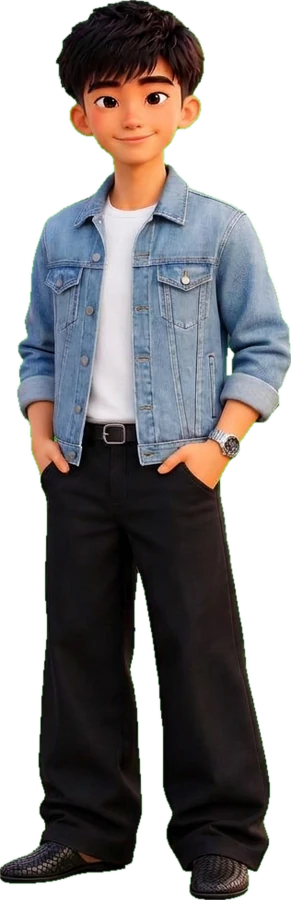
#> input picture assets/kimchi-hero.webp, 291 x 900 px, found by its file name
$ python cutout.py ../assets/kimchi-hero.webp out.png
#> lines starting #> are read from the running program, lines starting #| are printed output that depends on the picture; after the words box and inside, x2 and y2 are one past the last pixel; in counts of white or black regions, pixels touching at a corner belong together
### tools/build_char.py
#!/usr/bin/env python3
"""Prepare a T-pose character for the 3D game.

Reads a front T-pose picture on a green screen (plus optional back and side views) and writes:
  assets/chars/<name>.webp  texture atlas: front (top-left), back (top-right), side (bottom-left)
  assets/chars/<name>.json  body measurements the game uses to sculpt the 3D model

Model units: y = 0 at the soles and 1 at the top of the head; z points to the character's right,
x points forward. One unit is the character's full height.

Usage:
  python3 tools/build_char.py kimchi refs/kimchi-tpose.webp --back refs/kimchi-back.png --side refs/kimchi-side.png
Needs: numpy, Pillow.
"""
import argparse, json, pathlib
import numpy as np
from PIL import Image, ImageFilter

ROOT = pathlib.Path(__file__).resolve().parent.parent
TILE = 1024
PAD = 16
ROWS = 240  # height samples in the JSON


# ---------- cut-out ----------

def green_mask(rgb):
    a = np.asarray(rgb).astype(np.int16)
    r, g, b = a[..., 0], a[..., 1], a[..., 2]
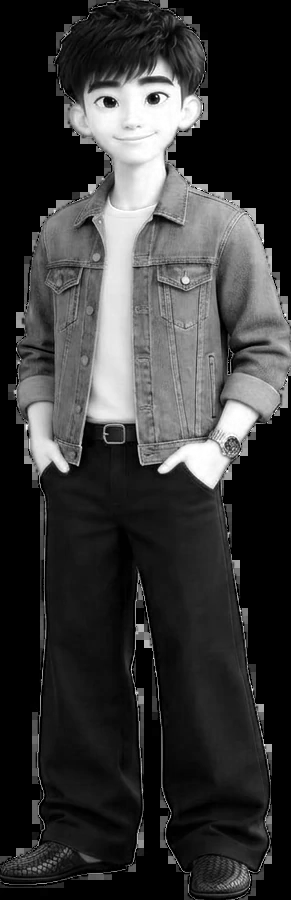
#> r: shape (900, 291) int16; min 0, max 255, mean 55.1
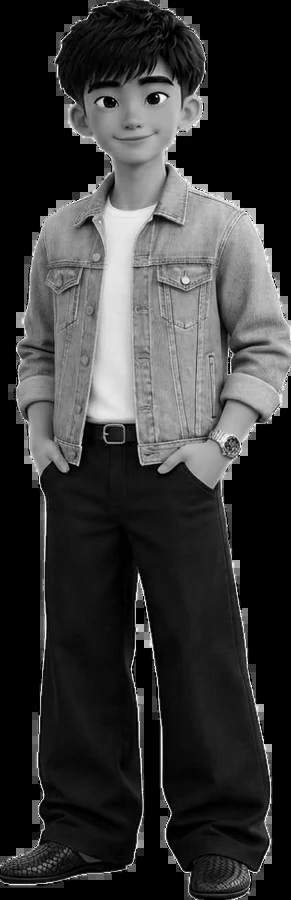
#> g: shape (900, 291) int16; min 0, max 255, mean 54.4
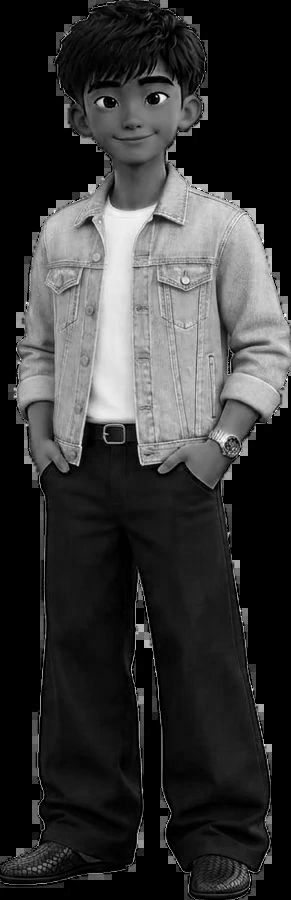
#> b: shape (900, 291) int16; min 0, max 255, mean 53.3
    fg = ~((g > 80) & (g - np.maximum(r, b) > 40))
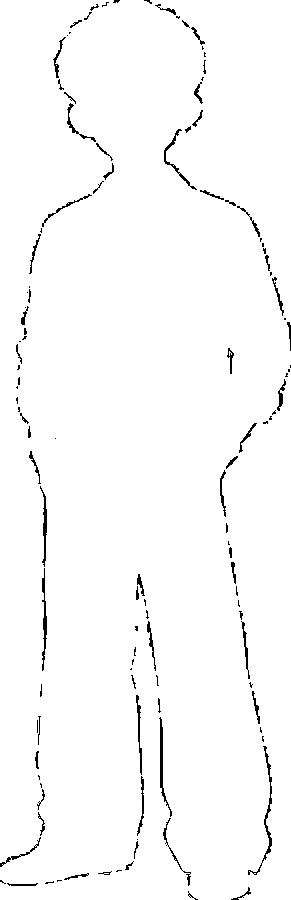
#> fg: shape (900, 291) bool; 98% white; black in thin lines or dots
    m = Image.fromarray((fg * 255).astype(np.uint8))
#> m: PIL image 291x900 L; 98% white; black in thin lines or dots
    m = m.filter(ImageFilter.MinFilter(3)).filter(ImageFilter.MaxFilter(3))   # drop specks
#> m: PIL image 291x900 L; 97.9% white; black in thin lines or dots
    m = m.filter(ImageFilter.MaxFilter(3)).filter(ImageFilter.MinFilter(3))   # fill pinholes
#> m: PIL image 291x900 L; 99.2% white; 94 black regions (64 under 20 px), largest, box (x1, y1, x2, y2) and area: (160, 727, 163, 788) 183, (43, 509, 47, 536) 96, (278, 385, 285, 406) 83
    return np.asarray(m) > 127


def despill(rgb, fg):
    """Remove the green fringe along the outline (only near the edge, so green clothes survive)."""
    a = np.asarray(rgb).astype(np.int16).copy()
    inner = np.asarray(Image.fromarray((fg * 255).astype(np.uint8)).filter(ImageFilter.MinFilter(9))) > 127
#> inner: shape (900, 291) bool; 94.5% white; 60 black regions, largest, box (x1, y1, x2, y2) and area: (156, 723, 169, 800) 853, (268, 274, 287, 310) 444, (273, 381, 289, 415) 443
    band = fg & ~inner
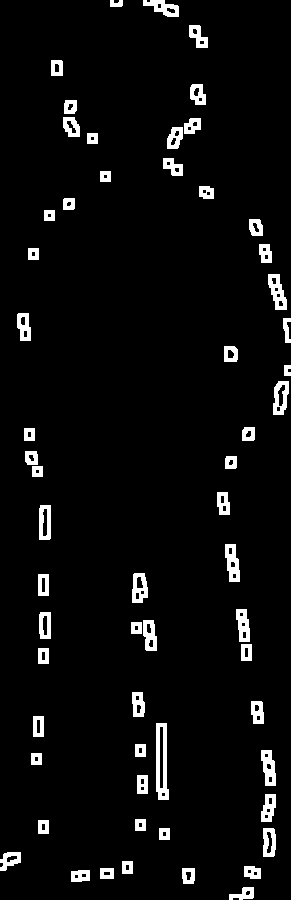
#> band: shape (900, 291) bool; 4.7% white; 60 white regions, largest, box (x1, y1, x2, y2) and area: (156, 723, 169, 800) 661, (268, 274, 287, 310) 387, (225, 544, 240, 582) 382
    mx = np.maximum(a[..., 0], a[..., 2])
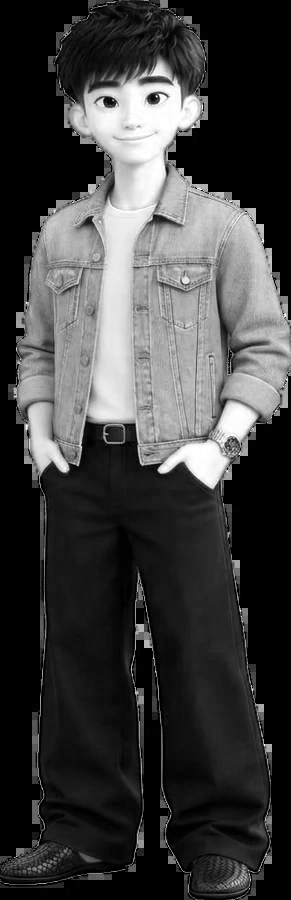
#> mx: shape (900, 291) int16; min 0, max 255, mean 62.8
    a[..., 1] = np.where(band & (a[..., 1] > mx), mx, a[..., 1])
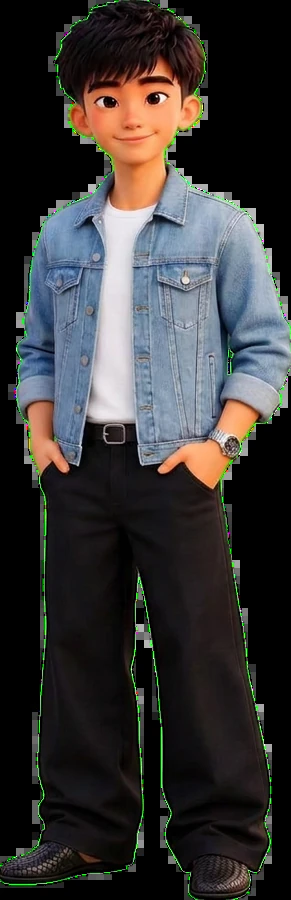
#> a: shape (900, 291, 3) int16; mean R, G, B 55.1, 53.7, 53.3
    return Image.fromarray(a.clip(0, 255).astype(np.uint8))
#> returned value: PIL image 291x900 RGB


def runs(row):
    d = np.diff(np.concatenate([[0], row.astype(np.int8), [0]]))
    return list(zip(np.flatnonzero(d == 1).tolist(), np.flatnonzero(d == -1).tolist()))


# [246 lines left out: functions body_center, normalise, bleed, opening, analyse_front, analyse_side and 1 more, not called in this run]


# [2 lines that do not run on import are left out]

### tools/cutout.py
#!/usr/bin/env python3
"""Cut a character out of a green-screen picture into a transparent, cropped WebP.

Usage: python3 tools/cutout.py refs/kimchi-hero.png assets/kimchi-hero.webp [--height 900]
"""
import argparse, pathlib, sys
import numpy as np
from PIL import Image, ImageFilter

sys.path.insert(0, str(pathlib.Path(__file__).resolve().parent))
from build_char import green_mask, despill, ROOT  # noqa: E402


def main():
    ap = argparse.ArgumentParser()
    ap.add_argument('src')
    ap.add_argument('dst')
    ap.add_argument('--height', type=int, default=900)
    a = ap.parse_args()
    img = Image.open(ROOT / a.src).convert('RGB')
    fg = green_mask(img)
    img = despill(img, fg)
    alpha = Image.fromarray((fg * 255).astype(np.uint8)).filter(ImageFilter.GaussianBlur(0.8))
    rgba = img.copy()
    rgba.putalpha(alpha)
    ys, xs = np.nonzero(fg)
    rgba = rgba.crop((xs.min(), ys.min(), xs.max() + 1, ys.max() + 1))
    if rgba.height > a.height:
        rgba = rgba.resize((round(rgba.width * a.height / rgba.height), a.height), Image.LANCZOS)
    rgba.save(ROOT / a.dst, quality=90, method=6)
    print('wrote', a.dst, rgba.size)
#| wrote out.png (291, 900)


if __name__ == '__main__':
    main()

$ run again, with assets/kimchi.png saved as assets/kimchi-hero.webp
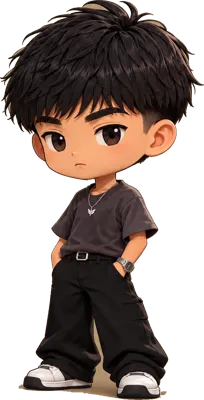
#> input picture assets/kimchi.png, 204 x 400 px, found by its file name
#> in green_mask, `r, g, b = a[..., 0], a[..., 1], a[..., 2]`:
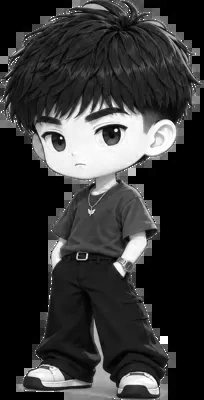
#> r: shape (400, 204) int16; min 0, max 255, mean 53.5
#> in green_mask, `r, g, b = a[..., 0], a[..., 1], a[..., 2]`:
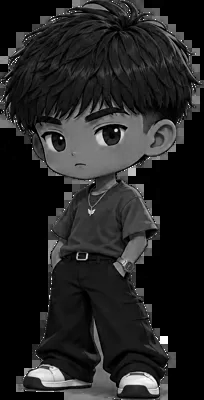
#> b: shape (400, 204) int16; min 0, max 255, mean 35.2
#> fg: shape (400, 204) bool; every value is 1
#> m: PIL image 204x400 L; every value is 255
#> band: shape (400, 204) bool; every value is 0
#| wrote out.png (204, 400)
